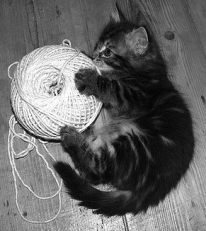
#> input picture lab1/kitty.bmp, 206 x 231 px
$ python ex3.py
#> lines starting #> are read from the running program, lines starting #| are printed output that depends on the picture; after the words box and inside, x2 and y2 are one past the last pixel; in counts of white or black regions, pixels touching at a corner belong together
'''
Perform thresholding of the edge strength image, and hence display the major
edges of the image.
'''
import cv2
import numpy as np
import matplotlib.pyplot as plt


def convolve(image, kernel):

    # convolved image (both the x and y axis loose 2 pixels because we are not padding)
    # we can hardcode the dimensions because we know we are using a 3 × 3 kernel
    conv_img = np.zeros((image.shape[0]-2, image.shape[1]-2))

    # convolve image
    for y in range(conv_img.shape[1]):  # rows
        for x in range(conv_img.shape[0]):  # columns
            # matrix * matrix is an element-wise multiplication
            conv_img[x, y] = (kernel * image[x: x+kernel.shape[0], y: y+kernel.shape[1]]).sum()

    return (conv_img / np.max(conv_img)) * 255  # range from 0 to 255


# open image in gray scale
filename = 'kitty.bmp'
img = cv2.imread(filename, cv2.IMREAD_GRAYSCALE)
#> img is the input picture: shape (231, 206); min 1, max 255, mean 102.3

# check for success
if img is None:
    print('Error: failed to open', filename)
    sys.exit()

# kernels
prewitt_x = np.array([[-1, 0, 1], [-1, 0, 1], [-1, 0, 1]])
prewitt_y = np.array([[-1, -1, -1], [0, 0, 0], [1, 1, 1]])
sobel_x = np.array([[-1, 0, 1], [-2, 0, 2], [-1, 0, 1]])
sobel_y = np.array([[-1, -2, -1], [0, 0, 0], [1, 2, 1]])

# perform convolutions
prewitt_x_img = convolve(img, prewitt_x)
#> after the loop in convolve, `for y in range(conv_img.shape[1]):`:
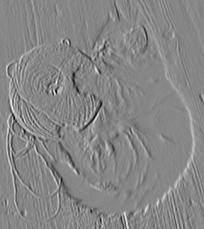
#> conv_img: shape (229, 204) float64; min -548, max 491, mean 0.5; drawn with min black and max white
prewitt_y_img = convolve(img, prewitt_y)
#> after the loop in convolve (call 2), `for y in range(conv_img.shape[1]):`:
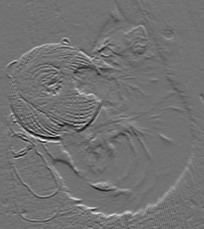
#> conv_img: shape (229, 204) float64; min -527, max 649, mean 2.2; drawn with min black and max white
sobel_x_img = convolve(img, sobel_x)
sobel_y_img = convolve(img, sobel_y)

# gradient magnitude
prewitt_grad_img = np.sqrt(np.power(prewitt_x_img, 2) + np.power(prewitt_y_img, 2))
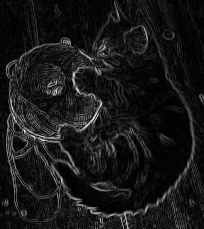
#> prewitt_grad_img: shape (229, 204) float64; min 0, max 289.9, mean 27.8; drawn with min black and max white
prewitt_grad_img = ((prewitt_grad_img / np.max(prewitt_grad_img)) * 255).astype('uint8')
sobel_grad_img = np.sqrt(np.power(sobel_x_img, 2) + np.power(sobel_y_img, 2))
sobel_grad_img = ((sobel_grad_img / np.max(sobel_grad_img)) * 255).astype('uint8')

# image histograms
hist = cv2.calcHist([img], [0], None, [256], [0, 256])
#> hist = 256 values, max 751 at index 86, min 0 at index 0, mean 185.9
hist = hist.reshape(256)
plt.bar(np.linspace(0,255,256), hist)
plt.title('Historgram for Intensities in the Original Image')
plt.ylabel('Frequency')
plt.xlabel('Grey Level')
plt.show()
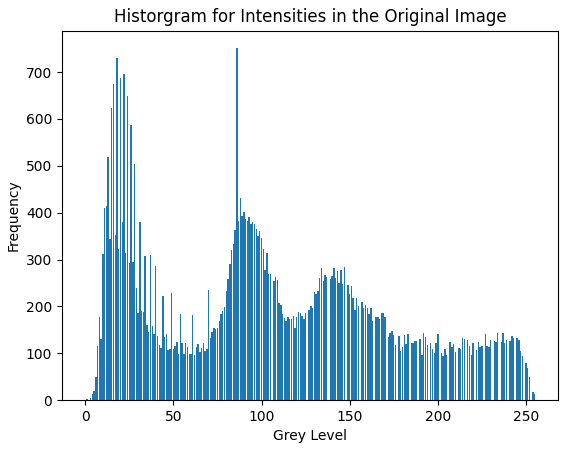
#> figure drawn by matplotlib, 1 panel; tallest bar 751 high, from x = 85.6 to 86.4

hist = cv2.calcHist([prewitt_grad_img], [0], None, [256], [0, 256])
#> hist = 256 values, max 2318 at index 5, min 0 at index 194, mean 182.5
hist = hist.reshape(256)
plt.bar(np.linspace(0,255,256), hist)
plt.title('Histogram for Prewitt Edge-Strength Image')
plt.ylabel('Frequency')
plt.xlabel('Grey Level')
plt.show()
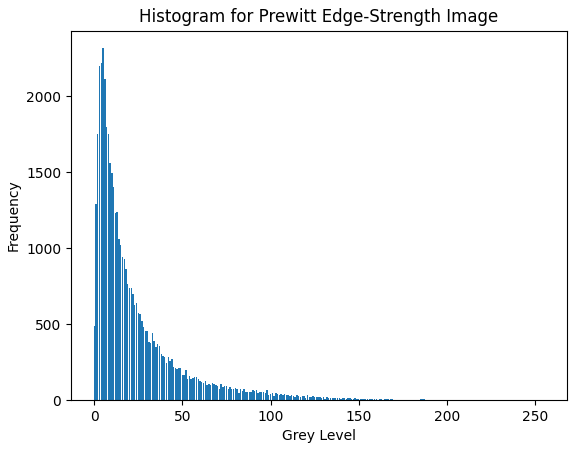
#> figure drawn by matplotlib, 1 panel; tallest bar 2318 high, from x = 4.6 to 5.4

hist = cv2.calcHist([sobel_grad_img], [0], None, [256], [0, 256])
#> hist = 256 values, max 2469 at index 3, min 0 at index 184, mean 182.5
hist = hist.reshape(256)
plt.bar(np.linspace(0,255,256), hist)
plt.title('Histogram for Sobel Edge-Strength Image')
plt.ylabel('Frequency')
plt.xlabel('Grey Level')
plt.show()
#> figure, not shown here; tallest bar 2469 high, from x = 2.6 to 3.4

# threshold the gradient magnitude
threshold = 60

img_thresh = np.zeros((img.shape[0], img.shape[1]))
for y in range(img.shape[1]):
    for x in range(img.shape[0]):
        if img[x, y] > threshold:
            img_thresh[x, y] = 255
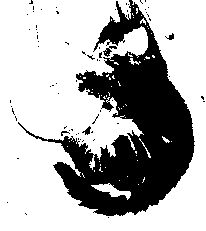
#> img_thresh: shape (231, 206) float64; 68.7% white; 67 black regions (63 under 20 px), largest, box (x1, y1, x2, y2) and area: (18, 0, 195, 216) 14581, (103, 46, 117, 57) 61, (82, 126, 91, 135) 38, (165, 33, 174, 40) 30

prewitt_thresh = np.zeros((prewitt_grad_img.shape[0], prewitt_grad_img.shape[1]))
for y in range(prewitt_grad_img.shape[1]):
    for x in range(prewitt_grad_img.shape[0]):
        if prewitt_grad_img[x, y] > threshold:
            prewitt_thresh[x, y] = 255
#> prewitt_thresh: shape (229, 204) float64; 9.4% white in thin lines or dots

sobel_thresh = np.zeros((sobel_grad_img.shape[0], sobel_grad_img.shape[1]))
for y in range(sobel_grad_img.shape[1]):
    for x in range(sobel_grad_img.shape[0]):
        if sobel_grad_img[x, y] > threshold:
            sobel_thresh[x, y] = 255
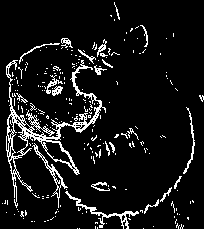
#> sobel_thresh: shape (229, 204) float64; 8.8% white in thin lines or dots

# save images
cv2.imwrite('./results/prewitt_thresh_' + filename, prewitt_thresh)
cv2.imwrite('./results/sobel_thresh_' + filename, sobel_thresh)
cv2.imwrite('./results/img_thresh_' + filename, img_thresh)
